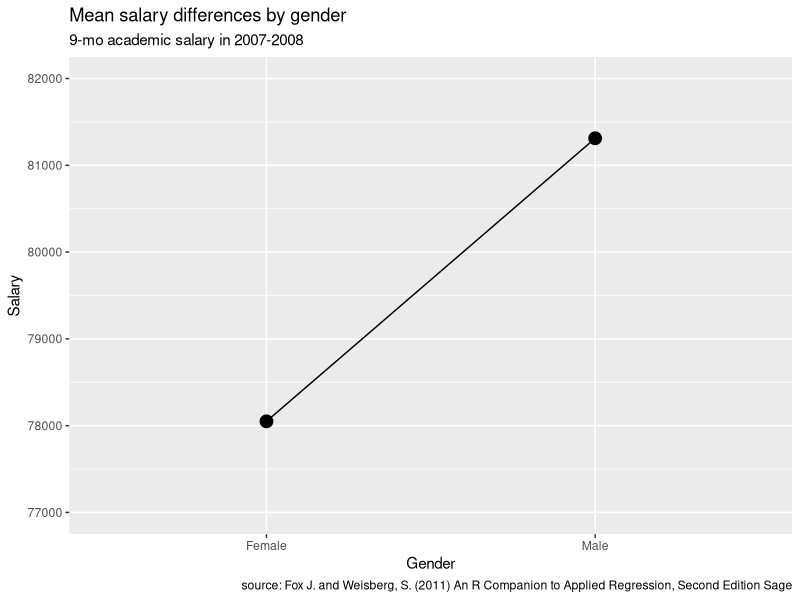
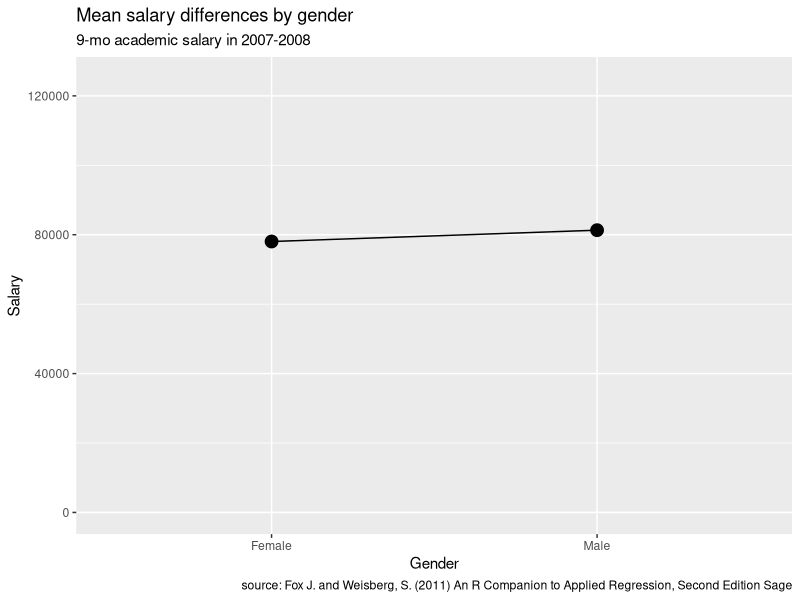
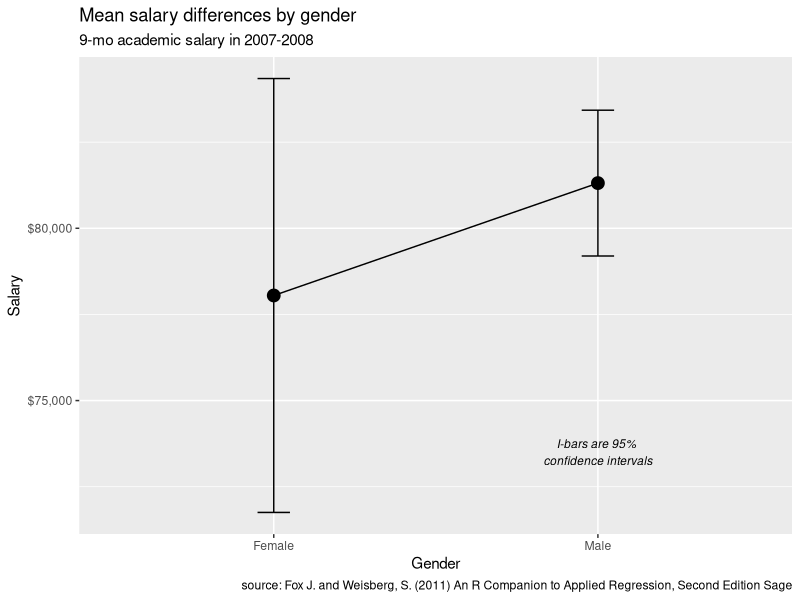

Reproduce these figures in R, in order.

# load data
data(Salaries, package="carData")

# get means, standard deviations, and
# 95% confidence intervals for
# assistant professor salary by sex 
library(dplyr)
df <- Salaries %>%
  filter(rank == "AsstProf") %>%
  group_by(sex) %>%
  summarize(n = n(),
            mean = mean(salary), 
            sd = sd(salary),
            se = sd / sqrt(n),
            ci = qt(0.975, df = n - 1) * se)

df

# create and save the plot
library(ggplot2)
p <- ggplot(df, 
            aes(x = sex, y = mean, group=1)) +
  geom_point(size = 4) +
  geom_line() +
  scale_y_continuous(limits = c(77000, 82000),
                     label = scales::dollar) +
  labs(title = "Mean salary differences by gender",
       subtitle = "9-mo academic salary in 2007-2008",
       caption = paste("source: Fox J. and Weisberg, S. (2011)",
                       "An R Companion to Applied Regression,", 
                       "Second Edition Sage"),
       x = "Gender",
       y = "Salary") +
  scale_y_continuous(labels = scales::dollar)


# plot in a narrow range of y
p + scale_y_continuous(limits=c(77000, 82000))
        

# plot in a wide range of y
p + scale_y_continuous(limits = c(0, 125000))
        

# plot with confidence limits
p +  geom_errorbar(aes(ymin = mean - ci, 
                       ymax = mean + ci), 
                       width = .1) +
  ggplot2::annotate("text", 
           label = "I-bars are 95% \nconfidence intervals", 
           x=2, 
           y=73500,
           fontface = "italic",
           size = 3)

